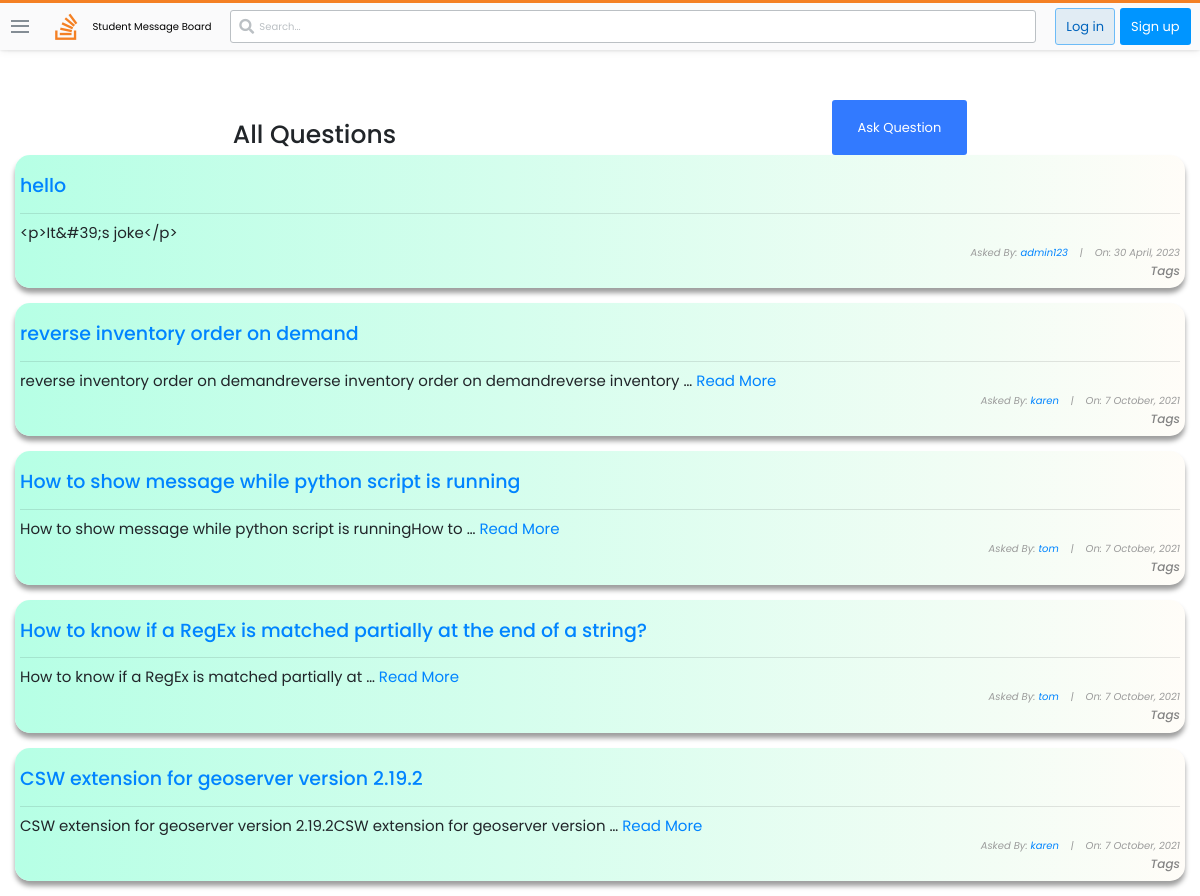
Before: / with the older database file.
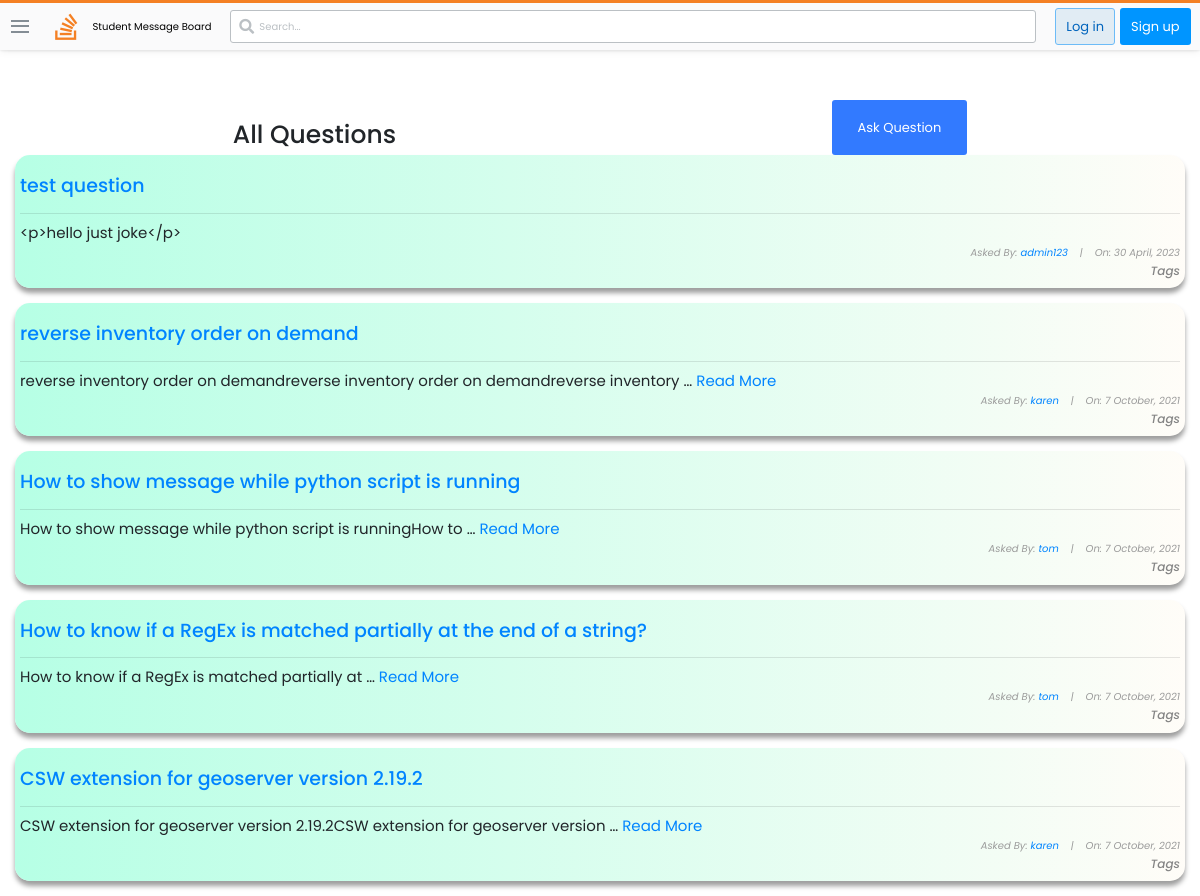
After: the same page with the newer database file.
### stackbase/models.py (models this page shows, shortened)
class Question(models.Model):
    user = models.ForeignKey(User, on_delete=models.CASCADE)
    title = models.CharField(max_length=10000)
    content = RichTextField()
    likes = models.ManyToManyField(User, related_name='question_post')
    date_created = models.DateTimeField(default=timezone.now)

### stackbase/views.py (the view)
# urls.py: path('', views.QuestionListView.as_view(), name="question-lists"),
class QuestionListView(ListView):
    model = Question
    context_object_name = 'questions'
    ordering = ['-date_created']
    def get_context_data(self, **kwargs):
        context = super().get_context_data(**kwargs)
        search_input = self.request.GET.get('search-area') or ""
        if search_input:
            context['questions'] = context['questions'].filter(title__icontains = search_input)
            context['search_input'] = search_input
        return context

### stackbase/templates/stackbase/question_list.html (shortened to what this page needs)
{% extends 'base.html' %}
{% block content %}
<!DOCTYPE html>
<html lang="en">
<head>
</head>
<body>
    <div class="container">
        <div id="sub-nav">
            <h1 id="fh1">All Questions</h1>
            {% if user.is_authenticated %}
            <button class="btn" id="logout-btn"><a id="fa" href="{% url 'stackbase:question-create'%}" style="color: white; text-decoration: none;">Ask Question</a></button>
            {% else %}
            <button class="btn" id="logout-btn"><a id="fa" href="{% url 'login' %}" style="color: white; text-decoration: none;">Ask Question</a></button>
            {% endif %}
        </div>
        <div class="list-question">
            <div class="questions">
                {% for question in questions %}
                <div class="container" style="background: linear-gradient(to right, #b6ffe5, rgba(255, 166, 0, 0.027)); padding: 5px; box-shadow: rgba(0, 0, 0, 0.383) 0px 5px 5px 0px; border-radius: 15px;" >
                    <div id="title-sec" style="display: flex; align-items: center;">
                        <h3 id="fh3"><a href="{% url 'stackbase:question-detail' question.id%}">{{ question.title }}</a></h3>
                    </div>
                    <hr>
                    {% if question.content|wordcount <= 10 %}
                    <h6 id="fh6" style="text-align: left;">{{ question.content}}</h6>
                    {% else %}
                    <h6 id="fh6" style="text-align: left;">{{ question.content|truncatewords:10}} <a href="{% url 'stackbase:question-detail' question.id%}">Read More</a></h6>
                    {% endif %}
                    <h6 id="fh6" style="font-size: 10px; font-style: italic; color: rgb(155, 155, 155);">Asked By: <a href="{% url 'profile' %}">{{ question.user }}</a>&nbsp;&nbsp;&nbsp; |&nbsp;&nbsp;&nbsp; On: {{question.date_created|date:"j F, Y"}}</h6>
                    <h5 style="text-align: right; font-size: 12px; font-style: italic;">Tags</h5>
                </div> <br>
                {% endfor %}
            </div>
        </div>
    </div>
</body>
</html>
{% endblock content %}

### templates/base.html (shortened to what this page needs)
{% load static %}
<!doctype html>
<html lang="en">
<head>
    <link rel="stylesheet" href="https://cdnjs.cloudflare.com/ajax/libs/font-awesome/5.14.0/css/all.min.css" />
    <link rel="stylesheet" href="https://maxcdn.bootstrapcdn.com/bootstrap/4.0.0/css/bootstrap.min.css">
    <link rel="stylesheet" href="{% static 'main.css' %}">
</head>
<body>
<header>
<div class="nav-container">
    <nav>
        <div class="nav-brand">
            <div class="hamburger-menu-container">
                <div class="hamburger-menu">
                    <div class="line"></div>
                    <div class="line"></div>
                    <div class="line"></div>
                </div>
            </div>
            <a href="" class="nav-icon">
                <i class="fab fa-stack-overflow"></i>
                <a href="{% url 'stackbase:question-lists' %}" style="text-decoration: none; color: black;"><div class="nav-bold-text">Student Message Board</a>
                </div>
        </div>
        <div class="nav-search">
           <div class="search-container">
                <i class="fas fa-search"></i>
                <form action="" method="GET">
                    <input type="text" id="" name="search-area" placeholder="Search...">
                </form>
            </div>
        </div>
        <div class="nav-right-buttons">
            {% if user.is_authenticated %}
                <a href="{% url 'profile' %}" class="btn btn-login">Profile</a>
                <a href="{% url 'logout' %}" class="btn btn-register">Logout</a>
            {% else %}
                <a href="{% url 'login' %}" class="btn btn-login">Log in</a>
                <a href="{% url 'register' %}" class="btn btn-register">Sign up</a>
            {% endif %}
        </div>
</header>
{% block content %}
{% endblock content %}
</body>
</html>

### stackbase/templates/stackbase/question_list.html (style rules this page uses)
body { margin-top: 100px; font-family: 'Poppins', sans-serif; }
#fh1 { margin-top: 20px; }
#sub-nav { display: flex; justify-content: space-around; }
#logout-btn { background-color: rgb(50, 122, 255); }
#fh3 { text-align: left; font-size: 19px; padding-top: 15px; }
#fh6 { text-align: right; font-size: 15px; font-weight: normal; }
a { color: rgb(0, 132, 255); text-align: top left }
h5 { color: rgb(133, 133, 133); }

Changed rows visible on the page:
removed Question: title "hello", content "<p>It&#39;s joke</p>", user "admin123", date_created "30 April, 2023"
added Question: title "test question", content "<p>hello just joke</p>", user "admin123", date_created "30 April, 2023"
